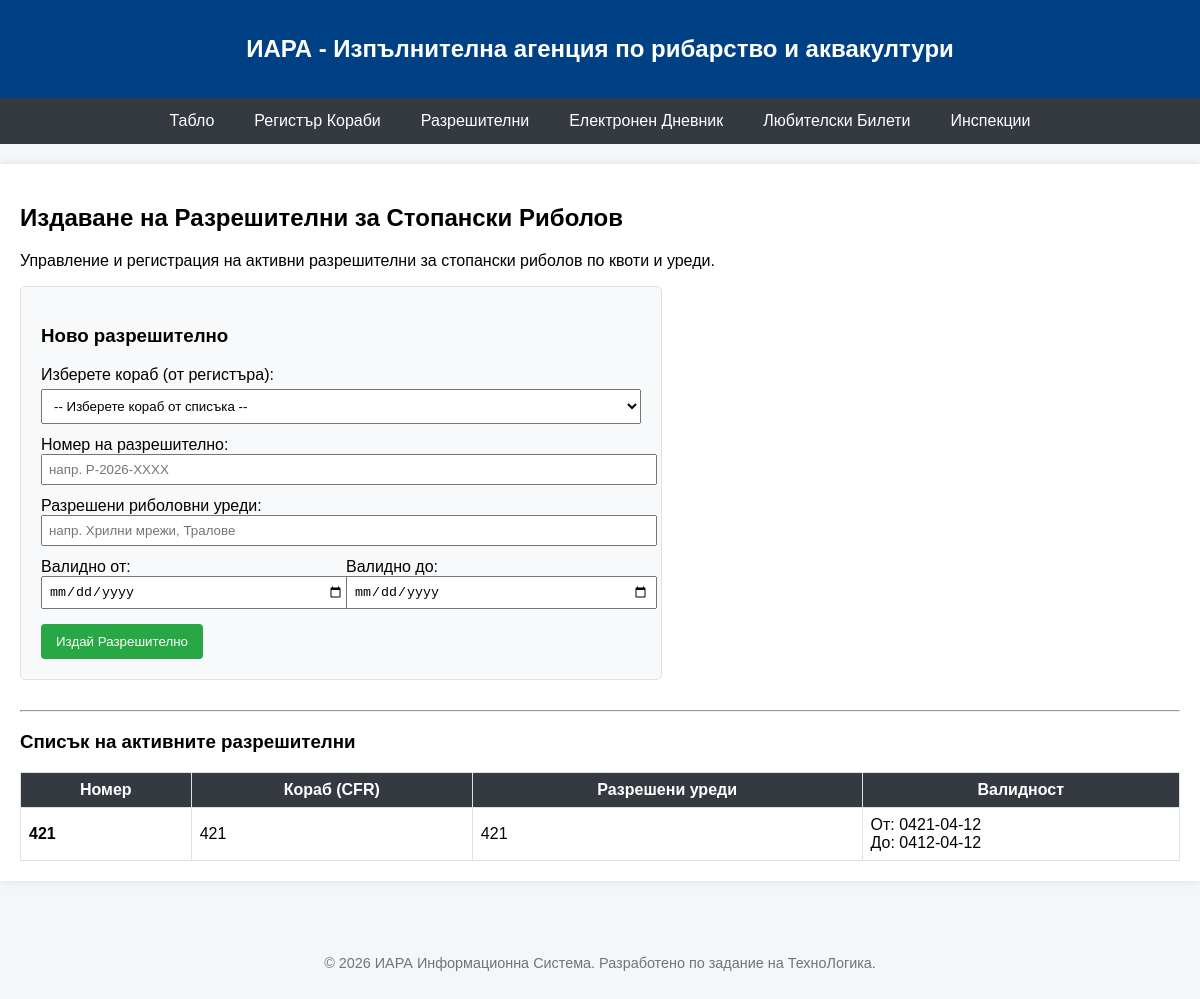
Page /permits on the committed database.
### tables this page shows
CREATE TABLE permits (
            id INTEGER PRIMARY KEY AUTOINCREMENT,
            ship_id INTEGER NOT NULL,          -- Връзка към кораба от таблица ships
            permit_number TEXT UNIQUE NOT NULL, -- Номер на разрешителното
            fishing_gear TEXT NOT NULL,        -- Риболовни уреди
            valid_from TEXT NOT NULL,          -- Валидно от (дата)
            valid_to TEXT NOT NULL,            -- Валидно до (дата)
            FOREIGN KEY (ship_id) REFERENCES ships (id)
        );

CREATE TABLE ships (
            id INTEGER PRIMARY KEY AUTOINCREMENT,
            intl_number TEXT UNIQUE NOT NULL, -- CFR / IMO Номер
            call_sign TEXT,                  -- Отличителен знак
            markings TEXT NOT NULL,           -- Външна маркировка (напр. БР-123)
            owner_name TEXT NOT NULL,         -- Собственик
            captain_name TEXT NOT NULL,       -- Капитан
            length REAL,                      -- Дължина
            width REAL,                       -- Ширина
            power INTEGER                     -- Мощност (к.с.)
        );

### app.py (the view, shortened to what this page needs)
@app.route('/permits', methods=['GET', 'POST'])
def permits():
    conn = sqlite3.connect(DATABASE_PATH)
    cursor = conn.cursor()
    cursor.execute('SELECT id, intl_number, markings, owner_name FROM ships')
    all_ships = cursor.fetchall()
    cursor.execute('''
        SELECT permits.id, permits.valid_to, permits.permit_number, permits.fishing_gear, permits.valid_from, ships.intl_number
        FROM permits
        JOIN ships ON permits.ship_id = ships.id
    ''')
    all_permits = cursor.fetchall()
    conn.close()
    return render_template('permits.html', ships=all_ships, permits=all_permits)

### templates/permits.html (shortened to what this page needs)
{% extends 'base.html' %}
{% block content %}
<h2>Издаване на Разрешителни за Стопански Риболов</h2>
<p>Управление и регистрация на активни разрешителни за стопански риболов по квоти и уреди.</p>
<form action="/permits" method="POST" style="max-width: 600px; background: #f8f9fa; padding: 20px; border-radius: 5px; border: 1px solid #dee2e6; margin-bottom: 30px;">
    <h3>Ново разрешително</h3>
    <div style="margin-bottom: 12px;">
        <label>Изберете кораб (от регистъра):</label><br>
        <select name="ship_id" required style="width: 100%; padding: 8px; margin-top: 5px;">
            <option value="">-- Изберете кораб от списъка --</option>
        </select>
    </div>
    <div style="margin-bottom: 12px;">
        <label>Номер на разрешително:</label><br>
        <input type="text" name="permit_number" required style="width: 100%; padding: 6px;" placeholder="напр. Р-2026-XXXX">
    </div>
    <div style="margin-bottom: 12px;">
        <label>Разрешени риболовни уреди:</label><br>
        <input type="text" name="fishing_gear" required style="width: 100%; padding: 6px;" placeholder="напр. Хрилни мрежи, Тралове">
    </div>
    <div style="display: flex; gap: 10px; margin-bottom: 15px;">
        <div style="flex: 1;">
            <label>Валидно от:</label><br>
            <input type="date" name="valid_from" required style="width: 100%; padding: 6px;">
        </div>
        <div style="flex: 1;">
            <label>Валидно до:</label><br>
            <input type="date" name="valid_to" required style="width: 100%; padding: 6px;">
        </div>
    </div>
    <button type="submit" style="background: #28a745; color: white; padding: 10px 15px; border: none; border-radius: 4px; cursor: pointer;">Издай Разрешително</button>
</form>
<hr>
<h3>Списък на активните разрешителни</h3>
<table border="1" cellpadding="8" style="width: 100%; border-collapse: collapse; background: white; margin-top: 15px; border-color: #dee2e6;">
    <thead style="background: #343a40; color: white;">
        <tr>
            <th>Номер</th>
            <th>Кораб (CFR)</th>
            <th>Разрешени уреди</th>
            <th>Валидност</th>
        </tr>
    </thead>
    <tbody>
        {% for permit in permits %}
        <tr>
            <td><strong>{{ permit[2] }}</strong></td>
            <td>{{ permit[5] }}</td> <td>{{ permit[3] }}</td>
            <td>От: {{ permit[4] }} <br> До: {{ permit[1] }}</td>
        </tr>
        {% else %}
        <tr>
            <td colspan="4" style="text-align: center; color: #6c757d;">Няма издадени разрешителни.</td>
        </tr>
        {% endfor %}
    </tbody>
</table>
{% endblock %}

### templates/base.html (style rules this page uses)
body { font-family: Arial, sans-serif; margin: 0; padding: 0; background-color: #f4f6f9; }

### rows in the picture
permits: permit_number "421", intl_number "421", fishing_gear "421", valid_from "0421-04-12", valid_to "0412-04-12"
